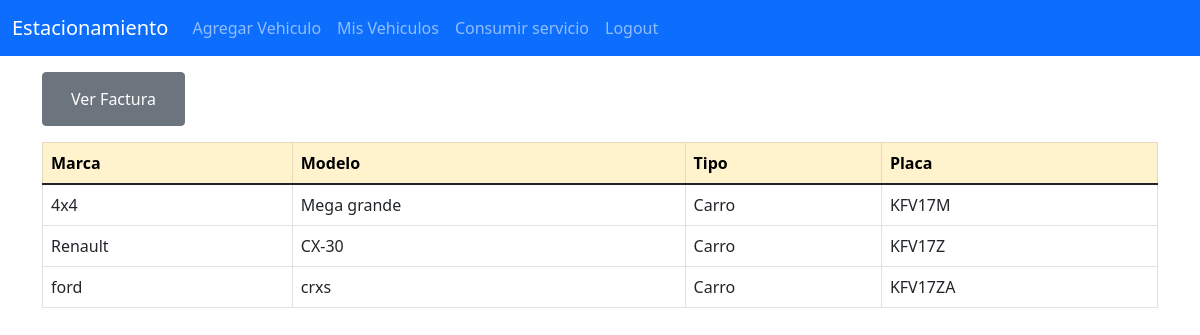
Screenshot of /mis_vehiculos/ (signed in) with the database file from the repository.
### apps/parking/models.py (models this page shows, shortened)
class Vehiculo(models.Model):
    marca   = models.CharField(max_length=100)
    modelo  = models.CharField(max_length=100)
    tipo    = models.ForeignKey(TipoVehiculo ,on_delete=models.CASCADE)
    placa   = models.CharField(max_length=50)
    propietario = models.ForeignKey(Persona, on_delete=models.CASCADE)

class TipoVehiculo(models.Model):
    Vehiculo = models.CharField(max_length=45)
    def __str__(self):
        return self.Vehiculo

### apps/parking/views.py (the view)
# urls.py: path("mis_vehiculos/", mis_vehiculos_view, name="mis_vehiculos"),
def mis_vehiculos_view(request):
    usuario = Persona.objects.get(id_user = request.user.id)
    object = Vehiculo.objects.filter(propietario = usuario)
    return render (request, 'web/mis_vehiculos.html', locals())

### templates/web/mis_vehiculos.html (shortened to what this page needs)
{% extends "base.html" %}
{% block content %}
<button class="btn btn-secondary my-3"><a href="{% url 'factura' %}" class="nav-link text-white">Ver Factura</a></button>
<table class="table table-bordered">
    <thead class="table-warning w-80  w-80">
        <tr>
            <th>Marca</th>
            <th>Modelo</th>
            <th>Tipo</th>
            <th>Placa</th>
        </tr>
    </thead>
    <tbody>
    {% for obj in object %}
    <tr>
        <td>{{ obj.marca }}</td>
        <td>{{ obj.modelo }}</td>
        <td>{{ obj.tipo }}</td>
        <td>{{ obj.placa}}</td>
    </tr>
    {% endfor %}
    </tbody>
</table>
{% endblock content %}

### rows the page displays
Vehiculo: marca "4x4", modelo "Mega grande", tipo "Carro", placa "KFV17M"
Vehiculo: marca "Renault", modelo "CX-30", tipo "Carro", placa "KFV17Z"
Vehiculo: marca "ford", modelo "crxs", tipo "Carro", placa "KFV17ZA"
